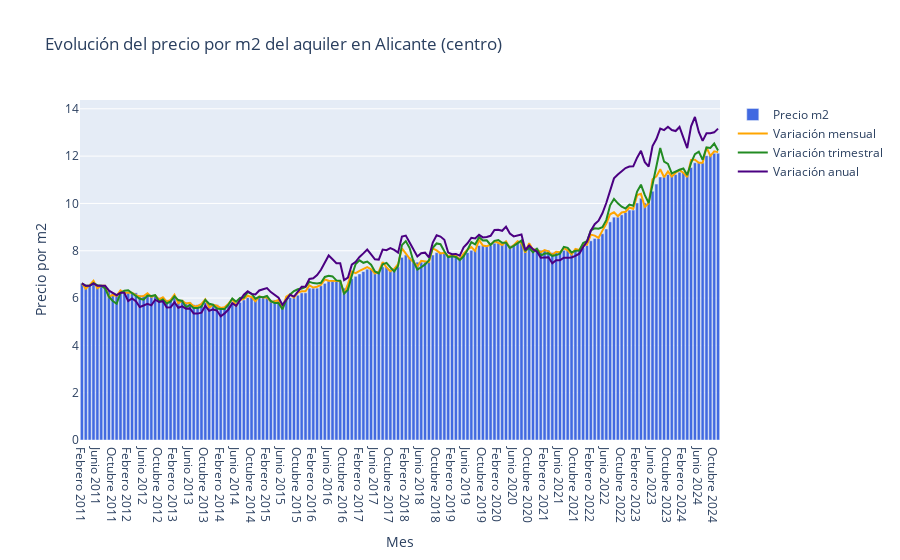

The notebook cell saved with this chart:
### Code cell
soup = get_html('htmls/alicante/historico_alicante_alquiler.html')
df_historico_precios_alquiler_alicante = extract_values(soup)
plot_data(df_historico_precios_alquiler_alicante, title="Evolución del precio por m2 del aquiler en Alicante (centro)")

### Figure 1 — Plotly figure (JSON) as saved in the notebook; plotly's stock layout.template omitted (floating-point values rounded to 4 significant figures; data arrays with more than 128 entries replaced by an {"elided": "..."} marker saying what was removed)
{"data": [{"marker": {"color": "royalblue"}, "name": "Precio m2", "type": "bar", "x": {"elided": "166 str values"}, "y": {"elided": "166 float values"}}, {"hovertemplate": "Mes: %{x}<br>Variación mensual: %{y:.3f} €<br>Porcentaje: %{text}%<br>", "line": {"color": "orange"}, "mode": "lines", "name": "Variación mensual", "text": {"elided": "166 str values"}, "type": "scatter", "x": {"elided": "166 str values"}, "y": {"elided": "166 float values"}}, {"hovertemplate": "Mes: %{x}<br>Variación trimestral: %{y:.3f} €<br>Porcentaje: %{text}%<br>", "line": {"color": "forestgreen"}, "mode": "lines", "name": "Variación trimestral", "text": {"elided": "166 str values"}, "type": "scatter", "x": {"elided": "166 str values"}, "y": {"elided": "166 float values"}}, {"hovertemplate": "Mes: %{x}<br>Variación anual: %{y:.3f} €<br>Porcentaje: %{text}%<br>", "line": {"color": "indigo"}, "mode": "lines", "name": "Variación anual", "text": {"elided": "166 str values"}, "type": "scatter", "x": {"elided": "166 str values"}, "y": {"elided": "166 float values"}}], "layout": {"title": {"text": "Evolución del precio por m2 del aquiler en Alicante (centro)"}, "xaxis": {"title": {"text": "Mes"}}, "yaxis": {"title": {"text": "Precio por m2"}}, "yaxis2": {"overlaying": "y", "side": "right", "title": {"text": "Variación mensual (%)"}}}}
